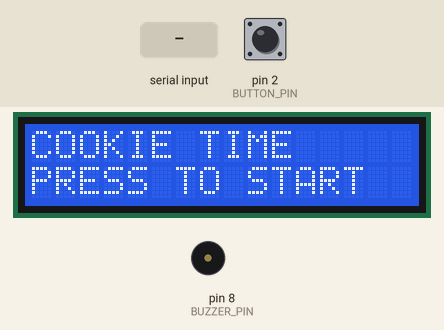
Recording of a sketch running on a simulated Arduino Uno, built with avr-gcc and run on an emulated ATmega328P. Shown: 16×2 character LCD, buzzer (waves = sounding). The test bench sets the inputs (shaded band); at power-on: pin 2 (BUTTON_PIN) HIGH. What the sketch prints to the serial monitor is not drawn.

Above: at 1.2 s.
1.3 s: "PAUSE\n" received over Serial
At 2.5 s:
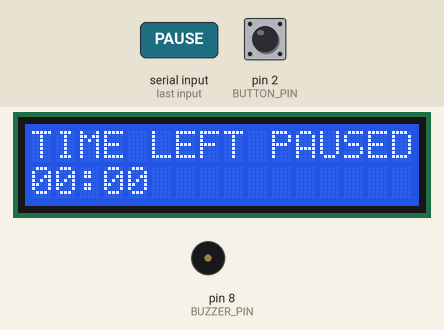
2.8 s: pin 2 (BUTTON_PIN) pulled LOW for 0.15 s
At 3.19 s:
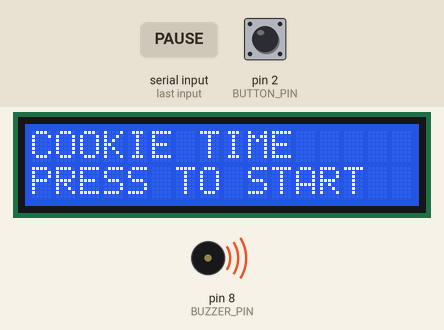
6.3 s: pin 2 (BUTTON_PIN) pulled LOW for 1 s
At 8.4 s:
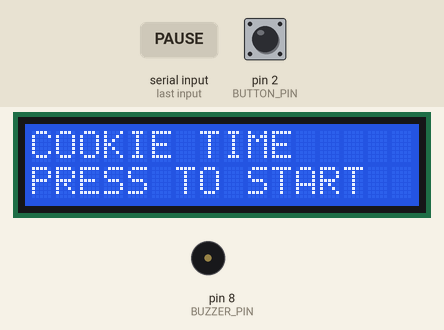
8.8 s: pin 2 (BUTTON_PIN) pulled LOW for 3.2 s
At 13.2 s:
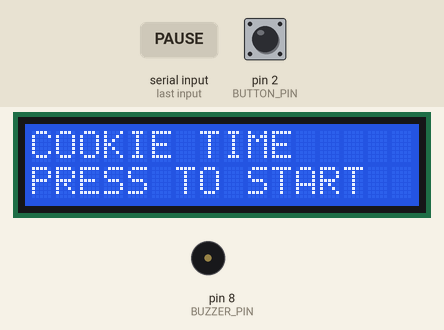
13.5 s: "PAUSE\n" received over the second serial link
At 13.9 s:
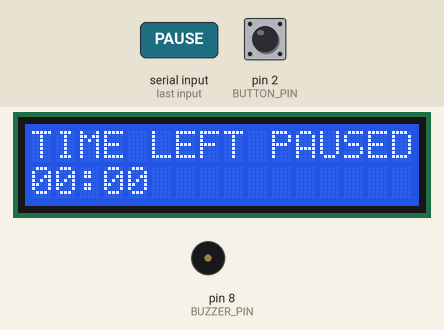
Timing chart, 0 to 16.0 s (numbered marks = the images above; inputs shaded):
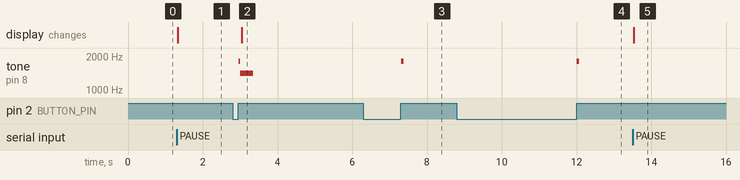

The sketch:

cookietime_uno.ino
```cpp
/*
 * CookieTime timer bridge
 * Board: Arduino Uno R3 + HC-06 + 16x2 I2C LCD + momentary button + buzzer
 * Install "LiquidCrystal I2C" from Arduino IDE Library Manager.
 *
 * HC-06 UART is 9600 baud. D11 -> HC-06 RXD through a resistor divider;
 * HC-06 TXD -> D10. The web/Android app is the source of timer time.
 */
#include <Wire.h>
#include <SoftwareSerial.h>
#include <LiquidCrystal_I2C.h>
#include <stdlib.h>
#include <string.h>

const uint8_t BT_RX_PIN = 10; // Uno receives from HC-06 TXD
const uint8_t BT_TX_PIN = 11; // Uno sends to HC-06 RXD (use divider)
const uint8_t BUTTON_PIN = 2; // button between D2 and GND
const uint8_t BUZZER_PIN = 8; // optional passive buzzer between D8 and GND
const uint8_t LCD_ADDRESS = 0x27; // try 0x3F if the LCD stays blank

SoftwareSerial bluetooth(BT_RX_PIN, BT_TX_PIN);
LiquidCrystal_I2C lcd(LCD_ADDRESS, 16, 2);

enum TimerMode : uint8_t { MODE_READY, MODE_FOCUS, MODE_PAUSED };
TimerMode mode = MODE_READY;
unsigned long displaySeconds = 0;
unsigned long lastTimerTick = 0;
unsigned long pressedAt = 0;
bool buttonWasDown = false;
bool longPressSent = false;
char usbLine[48];
char bluetoothLine[48];
uint8_t usbLength = 0;
uint8_t bluetoothLength = 0;

void printPadded(uint8_t row, const char *text) {
  lcd.setCursor(0, row);
  lcd.print(text);
  for (uint8_t i = strlen(text); i < 16; i++) lcd.print(' ');
}

void drawTimer() {
  char line[17];
  unsigned long hours = displaySeconds / 3600;
  unsigned long minutes = (displaySeconds / 60) % 60;
  unsigned long seconds = displaySeconds % 60;
  if (hours > 0) snprintf(line, sizeof(line), "%02lu:%02lu:%02lu", hours % 100, minutes, seconds);
  else snprintf(line, sizeof(line), "%02lu:%02lu", minutes, seconds);

  if (mode == MODE_READY) {
    printPadded(0, "COOKIE TIME");
    printPadded(1, "PRESS TO START");
  } else if (mode == MODE_PAUSED) {
    printPadded(0, "TIME LEFT PAUSED");
    printPadded(1, line);
  } else {
    printPadded(0, "TIME REMAINING");
    printPadded(1, line);
  }
}

void sendButtonEvent(const char *message) {
  bluetooth.println(message);
  Serial.println(message);
  tone(BUZZER_PIN, 1800, 70);
}

void handleCommand(char *command) {
  while (*command == ' ' || *command == '\t') command++;
  size_t length = strlen(command);
  while (length > 0 && (command[length - 1] == ' ' || command[length - 1] == '\t' || command[length - 1] == '\r')) command[--length] = '\0';
  if (length == 0) return;

  if (strcmp(command, "READY") == 0) {
    mode = MODE_READY;
    displaySeconds = 0;
  } else if (strcmp(command, "PAUSE") == 0) {
    mode = MODE_PAUSED;
  } else if (strcmp(command, "STOP") == 0) {
    mode = MODE_READY;
    displaySeconds = 0;
  } else if (strncmp(command, "TIMER:", 6) == 0) {
    const char *value = command + 6;
    char *end = nullptr;
    unsigned long incoming = strtoul(value, &end, 10);
    if (end != value) {
      displaySeconds = incoming;
      lastTimerTick = millis();
      mode = MODE_FOCUS;
    }
  } else if (strcmp(command, "PING") == 0) {
    bluetooth.println("OK");
    Serial.println("OK");
  } else {
    return;
  }
  drawTimer();
}

void readLines(Stream &stream, char *buffer, uint8_t &used) {
  while (stream.available()) {
    char incoming = (char)stream.read();
    if (incoming == '\n') {
      buffer[used] = '\0';
      handleCommand(buffer);
      used = 0;
    } else if (incoming != '\r') {
      if (used < 47) buffer[used++] = incoming;
      else used = 0;
    }
  }
}

void handleButton() {
  bool down = digitalRead(BUTTON_PIN) == LOW;
  unsigned long now = millis();

  if (down && !buttonWasDown) {
    buttonWasDown = true;
    pressedAt = now;
    longPressSent = false;
  }
  if (down && buttonWasDown && !longPressSent && mode != MODE_READY && now - pressedAt >= 900) {
    longPressSent = true;
    sendButtonEvent("BTN"); // long press ends an active focus session
    mode = MODE_READY;
    displaySeconds = 0;
    drawTimer();
  }
  if (!down && buttonWasDown) {
    buttonWasDown = false;
    if (longPressSent) return;
    if (mode == MODE_READY) {
      sendButtonEvent("BTN"); // short press starts focus
    } else {
      sendButtonEvent("PAUSE_BTN"); // short press pauses or resumes
      mode = mode == MODE_FOCUS ? MODE_PAUSED : MODE_FOCUS;
      drawTimer();
    }
  }
}

void tickTimer() {
  if (mode != MODE_FOCUS) return;
  unsigned long now = millis();
  while (now - lastTimerTick >= 1000) {
    lastTimerTick += 1000;
    if (displaySeconds > 0) displaySeconds--;
    if (displaySeconds == 0) {
      mode = MODE_READY;
      bluetooth.println("TIMER_DONE");
      Serial.println("TIMER_DONE");
      tone(BUZZER_PIN, 1400, 350);
      drawTimer();
      return;
    }
    drawTimer();
  }
}

void setup() {
  pinMode(BUTTON_PIN, INPUT_PULLUP);
  pinMode(BUZZER_PIN, OUTPUT);
  Serial.begin(9600); // optional direct USB serial connection
  bluetooth.begin(9600);
  lcd.init();
  lcd.backlight();
  drawTimer();
}

void loop() {
  readLines(Serial, usbLine, usbLength);
  readLines(bluetooth, bluetoothLine, bluetoothLength);
  handleButton();
  tickTimer();
}
```

Measured:
- after the input at 1.3 s, the display: changes at once (image 1)
- after the input at 2.8 s, tone on pin 8 (BUZZER_PIN): silent → 1800 Hz after 0.16 s, → 1400 Hz 0.04 s later, → silent 0.35 s later; the display: changes after 0.24 s (image 2)
- after the input at 6.3 s, tone on pin 8 (BUZZER_PIN): silent → 1800 Hz after 1.0 s, → silent 0.07 s later
- after the input at 8.8 s, tone on pin 8 (BUZZER_PIN): silent → 1800 Hz after 3.2 s, → silent 0.07 s later
- after the input at 13.5 s, the display: changes at once (image 5)
